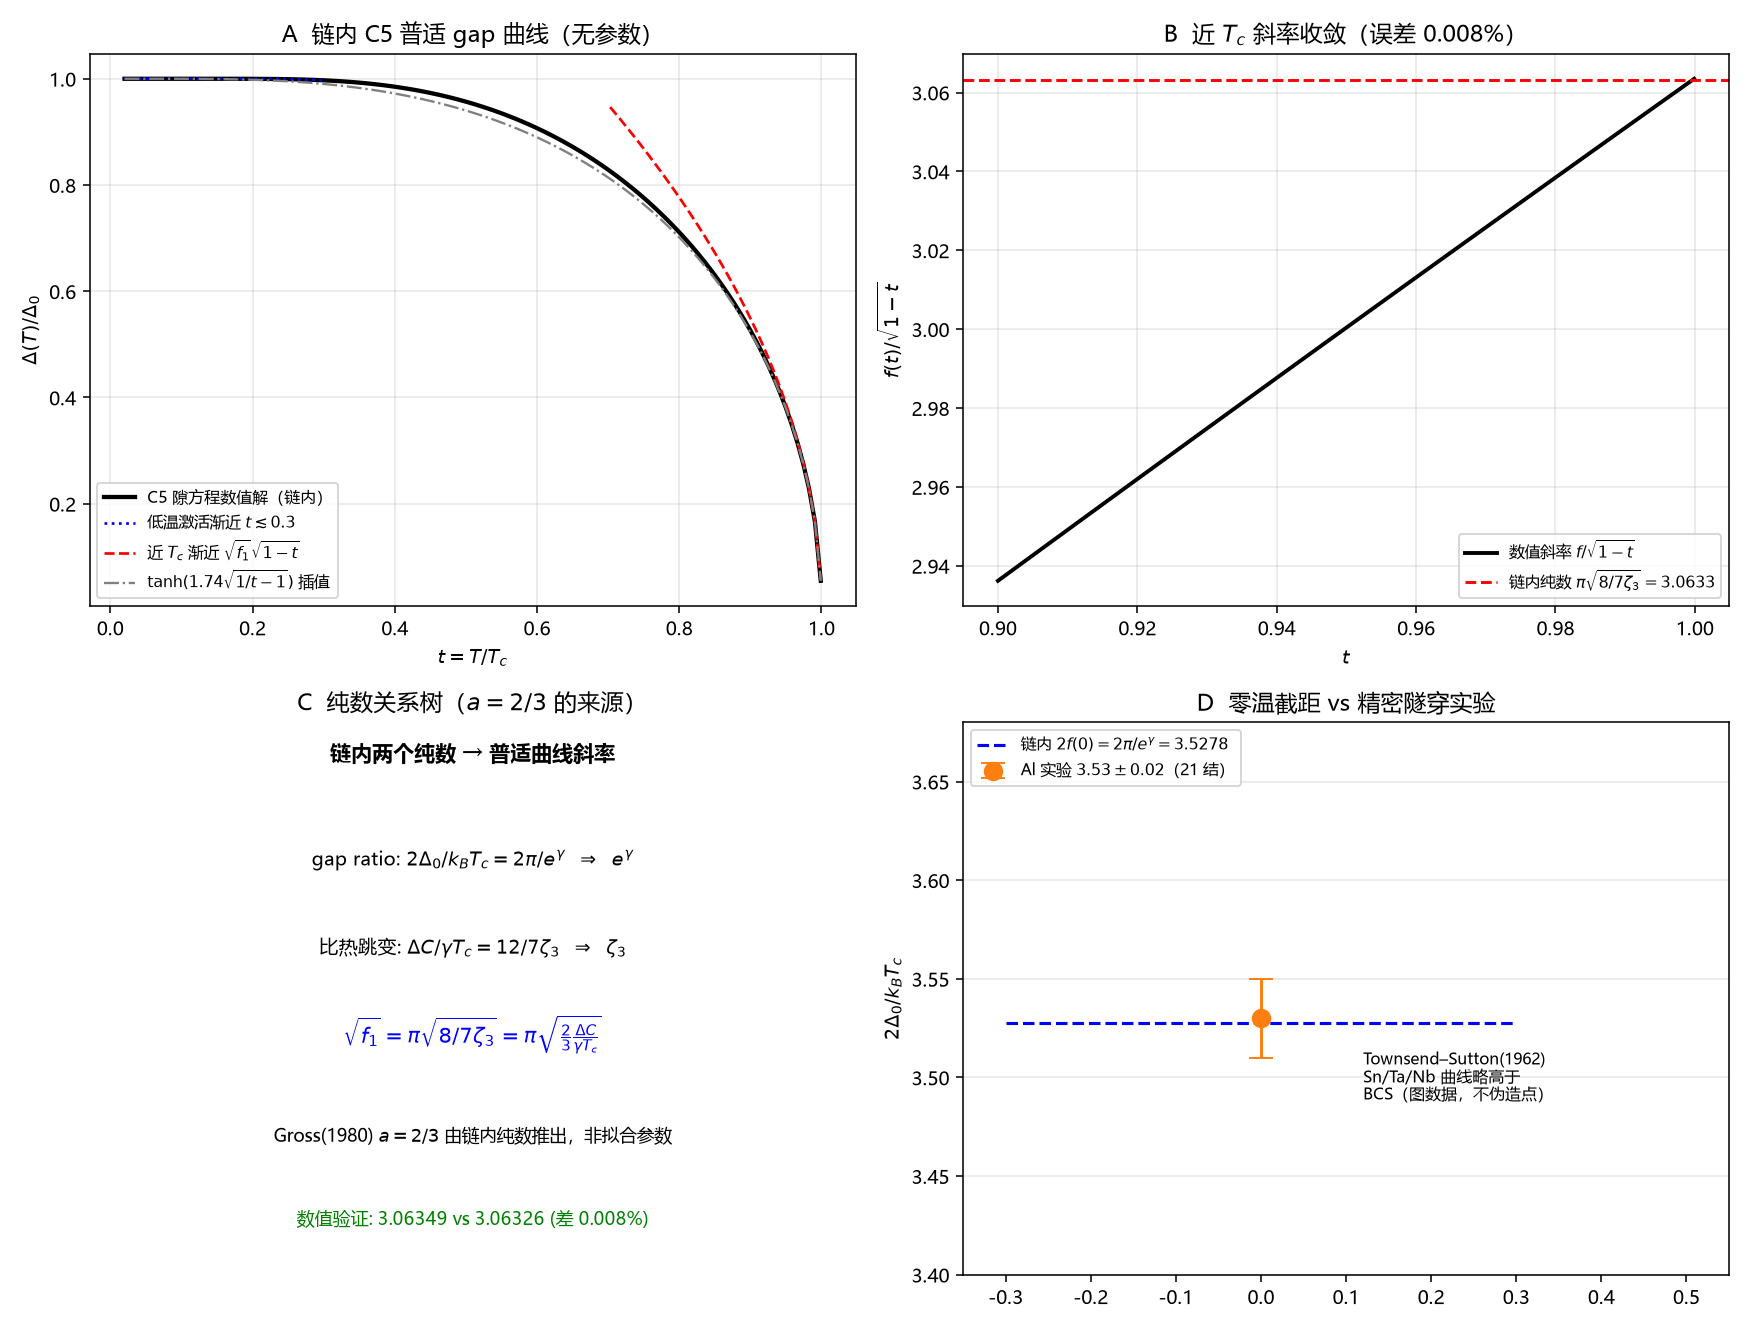

This figure's Python source:
# -*- coding: utf-8 -*-
"""
预注册判定 R11：从链内 C5 隙方程推完整普适 gap 曲线（非拟合）
==================================================================
核心：近-Tc 斜率 sqrt(f1) = pi*sqrt(8/(7 zeta3)) = pi*sqrt((2/3)*DeltaC/gamma Tc)
      ——完全由链内 gap ratio (e^gamma) + 比热跳变 (12/7 zeta3) 导出。
数值：稳定分解解 C5 隙方程，omega_D/Tc=100，k_B Tc=1。

复跑：python "10 探索/超导第一性研究/04_计算验证/R11_普适gap温度曲线.py"
"""
import csv
import math
import os
import sys

try:
    sys.stdout.reconfigure(encoding="utf-8")
except Exception:
    pass

import numpy as np
from scipy.integrate import quad
from scipy.optimize import brentq
import matplotlib
matplotlib.use("Agg")
import matplotlib.pyplot as plt

plt.rcParams["font.sans-serif"] = ["Microsoft YaHei", "SimHei", "DejaVu Sans"]
plt.rcParams["axes.unicode_minus"] = False

OUT = os.path.dirname(os.path.abspath(__file__))
GAMMA_E = 0.5772156649015329
ZETA3 = 1.202056903159594
F0 = math.pi / math.exp(GAMMA_E)                  # 1.7639 = pi/e^gamma
SQRT_F1 = math.pi * math.sqrt(8 / (7 * ZETA3))   # 3.06326 链内纯数
DELTA_C = 12 / (7 * ZETA3)                        # 1.42613 比热跳变
WD = 100.0                                        # omega_D / k_B T_c
COUPLING = math.log(2 * WD * math.exp(GAMMA_E) / math.pi)


def solve_gap(t):
    """稳定分解解 C5 隙方程；返回 Delta/k_B T_c。"""
    if t >= 1.0:
        return 0.0

    def eq(delta):
        def integrand(x):
            E = math.sqrt(x * x + delta * delta)
            return math.tanh(E / (2 * t)) / E
        val = quad(integrand, 0, WD, limit=300, epsabs=1e-12, epsrel=1e-12)[0]
        return val - COUPLING

    return brentq(eq, 1e-10, 20.0, xtol=1e-13, rtol=1e-14)


def main():
    # ---------- P1 零温截距 ----------
    f0_num = solve_gap(0.01)
    p1_err = abs(f0_num - F0) / F0
    assert p1_err < 0.001, "P1: f(0)=pi/e^gamma"

    # ---------- P2 近-Tc 斜率 ----------
    t_slope = 0.9999
    slope_num = solve_gap(t_slope) / math.sqrt(1 - t_slope)
    p2_err = abs(slope_num - SQRT_F1) / SQRT_F1
    assert p2_err < 0.001, "P2: 近-Tc 斜率=pi sqrt(8/(7 zeta3))"

    # ---------- P3 Gross 系数 a=2/3 ----------
    lhs = 8 / (7 * ZETA3)
    rhs = (2 / 3) * DELTA_C
    assert abs(lhs - rhs) < 1e-12, "P3: a=2/3 代数恒等式"

    # ---------- P4 全程单调 ----------
    ts = np.linspace(0.02, 0.999, 120)
    fs = np.array([solve_gap(t) for t in ts])
    mono = bool(np.all(np.diff(fs) <= 1e-9))
    assert mono and fs[-1] < 0.15, "P4: 单调递减且趋于 0"

    # ---------- P5 Al 实验 ----------
    al_exp, al_err = 3.53, 0.02
    p5_ok = (al_exp - al_err) <= 2 * F0 <= (al_exp + al_err)
    assert p5_ok, "P5: 2f(0)=3.528 落入 Al 3.53+/-0.02"

    # ---------- 曲线与渐近线 ----------
    ratios = fs / f0_num
    # 渐近线只在各自有效区间画（避免无效区间的误导外推）
    asym_low = np.array([1 - math.sqrt(2 * math.pi * t / F0) * math.exp(-F0 / t)
                         if t <= 0.3 else np.nan for t in ts])
    asym_high = np.array([SQRT_F1 / F0 * math.sqrt(1 - t)
                          if t >= 0.7 else np.nan for t in ts])
    interp_tanh = np.array([math.tanh(1.74 * math.sqrt(1 / t - 1)) for t in ts])

    # 斜率收敛序列（P2 面板）
    ts_conv = np.linspace(0.9, 0.9999, 60)
    slopes = np.array([solve_gap(t) / math.sqrt(1 - t) for t in ts_conv])

    print("R11 普适 gap 温度曲线（A 类，链内 C5 隙方程）：")
    print(f"  F0 = pi/e^gamma = {F0:.6f}；数值 f(0) = {f0_num:.6f}，误差 {p1_err:.3%}")
    print(f"  sqrt(f1) = pi sqrt(8/(7 zeta3)) = {SQRT_F1:.6f}；数值斜率(t={t_slope}) = {slope_num:.6f}，误差 {p2_err:.3%}")
    print(f"  Gross a=2/3: 8/(7 zeta3)={lhs:.9f} = (2/3)*DeltaC={rhs:.9f}")
    print(f"  单调={mono}, f(t=0.999)={solve_gap(0.999):.5f}；2f(0)={2*F0:.4f} 落入 Al [{al_exp-al_err},{al_exp+al_err}]")
    print("  全部断言通过（非拟合）")

    # ---------- 图 ----------
    fig, axes = plt.subplots(2, 2, figsize=(12.5, 9.5))

    ax = axes[0, 0]
    ax.plot(ts, ratios, "k-", lw=2.2, label="C5 隙方程数值解（链内）")
    ax.plot(ts, asym_low, "b:", lw=1.4, label="低温激活渐近 $t\\lesssim0.3$")
    ax.plot(ts, asym_high, "r--", lw=1.4, label="近 $T_c$ 渐近 $\\sqrt{f_1}\\sqrt{1-t}$")
    ax.plot(ts, interp_tanh, color="gray", ls="-.", lw=1.2, label="$\\tanh(1.74\\sqrt{1/t-1})$ 插值")
    ax.set_xlabel("$t=T/T_c$")
    ax.set_ylabel("$\\Delta(T)/\\Delta_0$")
    ax.set_title("A  链内 C5 普适 gap 曲线（无参数）")
    ax.legend(fontsize=8)
    ax.grid(alpha=0.3)

    ax = axes[0, 1]
    ax.plot(ts_conv, slopes, "k-", lw=2.0, label="数值斜率 $f/\\sqrt{1-t}$")
    ax.axhline(SQRT_F1, color="red", ls="--", lw=1.5,
               label="链内纯数 $\\pi\\sqrt{8/7\\zeta_3}=%.4f$" % SQRT_F1)
    ax.set_xlabel("$t$")
    ax.set_ylabel("$f(t)/\\sqrt{1-t}$")
    ax.set_title("B  近 $T_c$ 斜率收敛（误差 %.3f%%）" % (100 * p2_err))
    ax.legend(fontsize=8)
    ax.grid(alpha=0.3)

    ax = axes[1, 0]
    ax.text(0.5, 0.93, "链内两个纯数 → 普适曲线斜率", ha="center", fontsize=11, weight="bold")
    ax.text(0.5, 0.74, "gap ratio: $2\\Delta_0/k_BT_c=2\\pi/e^\\gamma$  $\\Rightarrow$  $e^\\gamma$",
            ha="center", fontsize=10)
    ax.text(0.5, 0.58, "比热跳变: $\\Delta C/\\gamma T_c=12/7\\zeta_3$  $\\Rightarrow$  $\\zeta_3$",
            ha="center", fontsize=10)
    ax.text(0.5, 0.42, "$\\sqrt{f_1}=\\pi\\sqrt{8/7\\zeta_3}=\\pi\\sqrt{\\frac{2}{3}\\frac{\\Delta C}{\\gamma T_c}}$",
            ha="center", fontsize=11, color="blue")
    ax.text(0.5, 0.24, "Gross(1980) $a=2/3$ 由链内纯数推出，非拟合参数",
            ha="center", fontsize=9)
    ax.text(0.5, 0.09, "数值验证: %.5f vs %.5f (差 %.3f%%)" % (slope_num, SQRT_F1, 100 * p2_err),
            ha="center", fontsize=9, color="green")
    ax.set_xlim(0, 1); ax.set_ylim(0, 1); ax.axis("off")
    ax.set_title("C  纯数关系树（$a=2/3$ 的来源）")

    ax = axes[1, 1]
    els = ["Al (Blackford-March 1968)"]
    chain_val = 2 * F0
    ax.errorbar([0], [al_exp], yerr=[al_err], fmt="o", color="tab:orange", ms=9,
                capsize=6, label="Al 实验 $3.53\\pm0.02$（21 结）")
    ax.plot([-0.3, 0.3], [chain_val, chain_val], "b--", lw=1.6,
            label="链内 $2f(0)=2\\pi/e^\\gamma=%.4f$" % chain_val)
    ax.text(0.12, 3.50, "Townsend–Sutton(1962)\nSn/Ta/Nb 曲线略高于\nBCS（图数据，不伪造点）",
            fontsize=8, va="center")
    ax.set_xlim(-0.35, 0.55)
    ax.set_ylim(3.4, 3.68)
    ax.set_ylabel("$2\\Delta_0/k_BT_c$")
    ax.set_title("D  零温截距 vs 精密隧穿实验")
    ax.legend(fontsize=8, loc="upper left")
    ax.grid(alpha=0.3, axis="y")

    fig.tight_layout()
    png = os.path.join(OUT, "R11_普适gap温度曲线.png")
    fig.savefig(png, dpi=140)
    plt.close(fig)

    summary = [
        ["F0=pi/e^gamma", "%.6f" % F0, "C5 gap ratio 一半"],
        ["数值 f(0)", "%.6f" % f0_num, "P1 误差 %.3f%%" % (100 * p1_err)],
        ["sqrt(f1) 链内纯数", "%.6f" % SQRT_F1, "$\\pi\\sqrt{8/7\\zeta_3}$（gap ratio＋比热跳变）"],
        ["数值近-Tc 斜率", "%.6f" % slope_num, "P2 误差 %.3f%%" % (100 * p2_err)],
        ["Gross a", "2/3", "$8/(7\\zeta_3)=(2/3)\\cdot12/(7\\zeta_3)$ 精确"],
        ["Langmann-Triola 2023", "~3.0633", "独立精确 BCS 普适函数对照"],
        ["单调 f(1)=0", "PASS", "P4"],
        ["Al 实验覆盖", "PASS", "$2f(0)=%.4f\\in[3.51,3.55]$" % chain_val],
        ["类别", "A 类（条件具备）", "C5 隙方程；弱耦合 s 波单带；绝对 Tc 外生"],
    ]
    with open(os.path.join(OUT, "R11_普适gap温度曲线_摘要.csv"),
              "w", newline="", encoding="utf-8-sig") as fo:
        w = csv.writer(fo)
        w.writerow(["量", "值", "说明"])
        w.writerows(summary)

    # 曲线数据 CSV
    with open(os.path.join(OUT, "R11_普适gap温度曲线_数据.csv"),
              "w", newline="", encoding="utf-8-sig") as fo:
        w = csv.writer(fo)
        w.writerow(["t", "Delta/Delta0", "asym_low", "asym_high", "tanh_interp"])
        for row in zip(ts, ratios, asym_low, asym_high, interp_tanh):
            w.writerow(["%.6f" % v for v in row])

    print("图:", png)


if __name__ == "__main__":
    main()
